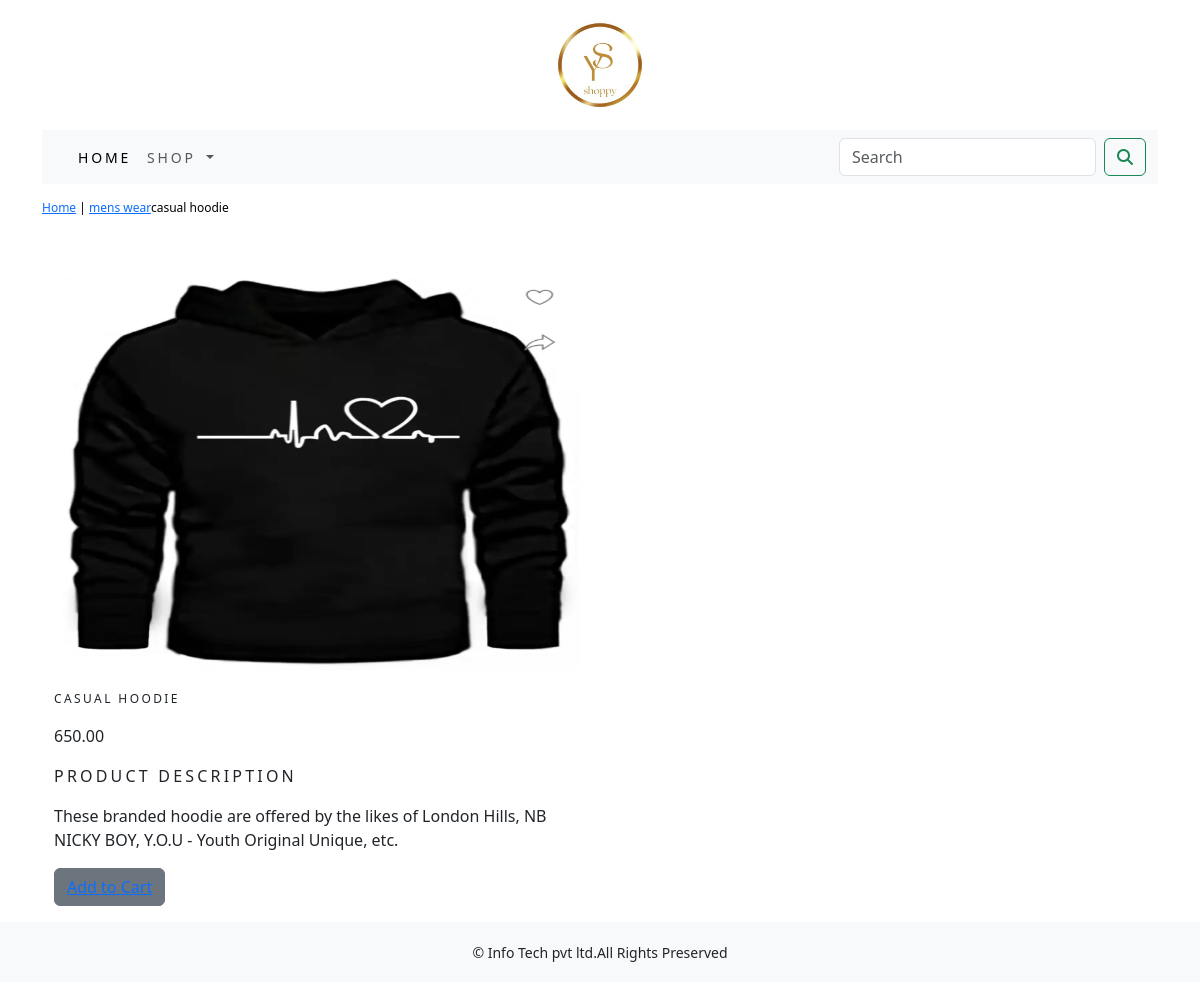
/shop/mens-wear/casual-hoodie/, run on the app's committed database.
### shop/models.py (models this page shows, shortened)
class Product(models.Model):
    name = models.CharField(max_length=200, unique=True)
    slug = models.SlugField(max_length=200, unique=True)
    desc = models.TextField(blank=True)
    img = models.ImageField(upload_to='product', blank=True)
    price = models.DecimalField(max_digits=10, decimal_places=2)
    category = models.ForeignKey(Category, on_delete=models.CASCADE)
    stock = models.IntegerField()
    available = models.BooleanField(default=True)
    created = models.DateField(auto_now_add=True)
    updated = models.DateField(auto_now=True)
    class Meta:
        ordering = ('name',)
        verbose_name = 'product'
        verbose_name_plural = 'products'

class Category(models.Model):
    name = models.CharField(max_length=200, unique=True)
    slug = models.SlugField(max_length=200, unique=True)
    desc = models.TextField(blank=True)
    img = models.ImageField(upload_to='category', blank=True)
    class Meta:
        ordering = ('name',)
        verbose_name = 'category'
        verbose_name_plural = 'categories'
    def get_url(self):
        return reverse('shop:products_by_category', args=[self.slug])
    def __str__(self):
        return '{}'.format(self.name)

### shop/views.py (the view)
# urls.py: path('<slug:c_slug>/<slug:product_slug>/', views.proDetail, name='proCatdetail'),
def proDetail(request, c_slug, product_slug):
    try:
        product = Product.objects.get(category__slug=c_slug, slug=product_slug)
    except Exception as e:
        raise e
    return render(request, 'product.html', {'product': product})

### cart/context_processors.py (called while the page is built)
def counter(request):
    item_count = 0
    if 'admin' in request.path:
        return {}
    else:
        try:
            cart = Cart.objects.filter(cart_id=_cart_id(request))
            cart_items = CartItem.objects.all().filter(cart=cart[:1])
            for cart_item in cart_items:
                item_count += cart_item.quantity
        except Cart.DoesNotExist:
            item_count = 0
    return dict(item_count=item_count)

### cart/views.py (called while the page is built)
def _cart_id(request):
    cart = request.session.session_key
    if not cart:
        cart = request.session.create()
    return cart

### shop/context_processor.py (called while the page is built)
def menu_links(request):
    links = Category.objects.all()
    return dict(links=links)

### templates/product.html (shortened to what this page needs)
{% extends 'base.html' %}
{% load static %}
{% block content %}
<div class="row my_pro_row_class">
    <div class="mx-auto">
         <p><a href="{% url 'shop:allProdCat' %}">Home</a> | <a href="{{product.category.get_url}}">{{product.category}}</a>{{product.name}} </p>
    </div>
</div>
<div class="container" >
<br>
<div class="row">
    <div class="col-12 col-sm-12 col-md-12 col-lg-6 text-center ">
        <div  class="my_pics" style="min-width:18rem;">
       <img  class="card-img-top my_pics"  src="{{product.img.url}}"  alt="{{product.name}}">
        </div>
    </div>
</div>
    <div class="col-12 col-sm-12 col-md-12 col-lg-6" >
        <div>
            <h1 class="my_prod_title">{{product.name}}</h1>
            <p>{{product.price}}</p>
            <p class="my_title ">Product Description</p>
             <p class="text-justify my_prod_text "> {{product.desc}}</p>
            {% if product.stock <= 0 %}
            <p class="text-justify my_prod_text "><b>OUT  OF STOCK</b></p>
            {% else %}
            <p class="btn btn-secondary" ><a href="{% url 'cart:add_cart' product.id %}">Add to Cart</a></p>
            {% endif %}
        </div>
    </div>
</div>
{% endblock %}

### static/css/custom.css (style rules this page uses)
body { font-family: 'Roboto', sans-serif; }
.my_title { font-size:16px; text-transform : uppercase; letter-spacing : .2em; }
.my_pro_row_class { padding-top:15px; padding-bottom:20px; }
.my_pro_row_class .mx-auto { color:#000; font-size:12px; text-decoration:none; }
.my_prod_title { font-size:12px; text-transform : uppercase; letter-spacing : .2em; padding-top:15px; padding-bottom:10px; }
.my_prod_text { padding-right:20px; }
.my_pics { height:400px; width=50px; }

### data on the page
Product: category "mens wear", name "casual hoodie", img (picture), name "CASUAL HOODIE", price "650.00", desc "These branded hoodie are offered by the likes of London Hills, NB NICKY BOY, Y.O.U - Youth Original Unique, etc."
